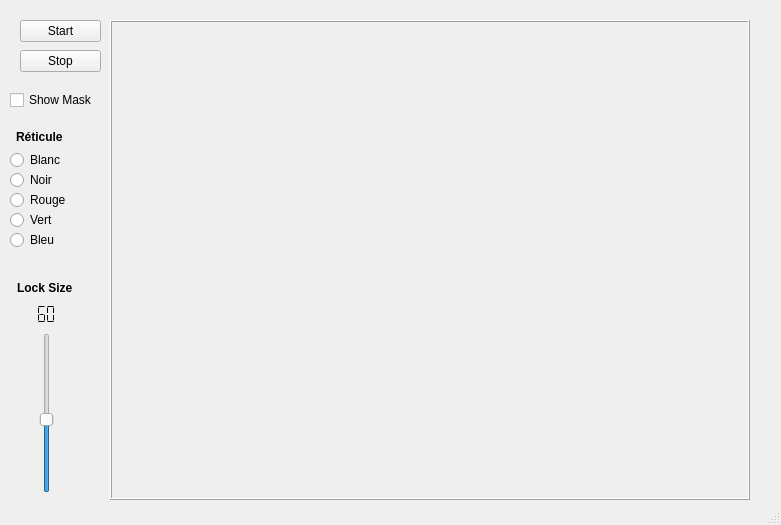
<?xml version="1.0" encoding="UTF-8"?>
<ui version="4.0">
 <class>MainWindow</class>
 <widget class="QMainWindow" name="MainWindow">
  <property name="geometry">
   <rect>
    <x>0</x>
    <y>0</y>
    <width>781</width>
    <height>525</height>
   </rect>
  </property>
  <property name="font">
   <font>
    <weight>50</weight>
    <bold>false</bold>
   </font>
  </property>
  <property name="windowTitle">
   <string>Tracker</string>
  </property>
  <widget class="QWidget" name="centralWidget">
   <widget class="QPushButton" name="pushButton">
    <property name="geometry">
     <rect>
      <x>20</x>
      <y>20</y>
      <width>81</width>
      <height>22</height>
     </rect>
    </property>
    <property name="text">
     <string>Start</string>
    </property>
   </widget>
   <widget class="QPushButton" name="pushButton_2">
    <property name="geometry">
     <rect>
      <x>20</x>
      <y>50</y>
      <width>81</width>
      <height>22</height>
     </rect>
    </property>
    <property name="text">
     <string>Stop</string>
    </property>
   </widget>
   <widget class="QLabel" name="label">
    <property name="enabled">
     <bool>true</bool>
    </property>
    <property name="geometry">
     <rect>
      <x>110</x>
      <y>20</y>
      <width>640</width>
      <height>480</height>
     </rect>
    </property>
    <property name="autoFillBackground">
     <bool>false</bool>
    </property>
    <property name="frameShape">
     <enum>QFrame::Box</enum>
    </property>
    <property name="frameShadow">
     <enum>QFrame::Raised</enum>
    </property>
    <property name="text">
     <string/>
    </property>
    <property name="scaledContents">
     <bool>true</bool>
    </property>
   </widget>
   <widget class="QCheckBox" name="checkBox">
    <property name="geometry">
     <rect>
      <x>10</x>
      <y>90</y>
      <width>91</width>
      <height>20</height>
     </rect>
    </property>
    <property name="text">
     <string>Show Mask</string>
    </property>
   </widget>
   <widget class="QRadioButton" name="radioNoir">
    <property name="geometry">
     <rect>
      <x>10</x>
      <y>170</y>
      <width>71</width>
      <height>20</height>
     </rect>
    </property>
    <property name="text">
     <string>Noir</string>
    </property>
   </widget>
   <widget class="QRadioButton" name="radioRouge">
    <property name="geometry">
     <rect>
      <x>10</x>
      <y>190</y>
      <width>71</width>
      <height>20</height>
     </rect>
    </property>
    <property name="text">
     <string>Rouge</string>
    </property>
   </widget>
   <widget class="QRadioButton" name="radioVert">
    <property name="geometry">
     <rect>
      <x>10</x>
      <y>210</y>
      <width>71</width>
      <height>20</height>
     </rect>
    </property>
    <property name="text">
     <string>Vert</string>
    </property>
   </widget>
   <widget class="QRadioButton" name="radioBleu">
    <property name="geometry">
     <rect>
      <x>10</x>
      <y>230</y>
      <width>71</width>
      <height>20</height>
     </rect>
    </property>
    <property name="text">
     <string>Bleu</string>
    </property>
   </widget>
   <widget class="QRadioButton" name="radioBlanc">
    <property name="geometry">
     <rect>
      <x>10</x>
      <y>150</y>
      <width>71</width>
      <height>20</height>
     </rect>
    </property>
    <property name="text">
     <string>Blanc</string>
    </property>
   </widget>
   <widget class="QLabel" name="label_2">
    <property name="geometry">
     <rect>
      <x>16</x>
      <y>130</y>
      <width>59</width>
      <height>14</height>
     </rect>
    </property>
    <property name="font">
     <font>
      <weight>75</weight>
      <bold>true</bold>
     </font>
    </property>
    <property name="text">
     <string>Réticule</string>
    </property>
   </widget>
   <widget class="QSlider" name="verticalSlider">
    <property name="geometry">
     <rect>
      <x>39</x>
      <y>333</y>
      <width>16</width>
      <height>160</height>
     </rect>
    </property>
    <property name="minimum">
     <number>10</number>
    </property>
    <property name="maximum">
     <number>120</number>
    </property>
    <property name="sliderPosition">
     <number>60</number>
    </property>
    <property name="orientation">
     <enum>Qt::Vertical</enum>
    </property>
   </widget>
   <widget class="QLCDNumber" name="lcdNumber">
    <property name="geometry">
     <rect>
      <x>22</x>
      <y>304</y>
      <width>41</width>
      <height>21</height>
     </rect>
    </property>
    <property name="font">
     <font>
      <weight>50</weight>
      <bold>false</bold>
     </font>
    </property>
    <property name="frameShape">
     <enum>QFrame::NoFrame</enum>
    </property>
    <property name="frameShadow">
     <enum>QFrame::Raised</enum>
    </property>
    <property name="digitCount">
     <number>3</number>
    </property>
    <property name="segmentStyle">
     <enum>QLCDNumber::Flat</enum>
    </property>
    <property name="intValue" stdset="0">
     <number>60</number>
    </property>
   </widget>
   <widget class="QLabel" name="label_3">
    <property name="geometry">
     <rect>
      <x>17</x>
      <y>280</y>
      <width>71</width>
      <height>16</height>
     </rect>
    </property>
    <property name="font">
     <font>
      <weight>75</weight>
      <bold>true</bold>
     </font>
    </property>
    <property name="text">
     <string>Lock Size</string>
    </property>
   </widget>
  </widget>
  <widget class="QStatusBar" name="statusBar"/>
 </widget>
 <layoutdefault spacing="6" margin="11"/>
 <resources/>
 <connections>
  <connection>
   <sender>verticalSlider</sender>
   <signal>sliderMoved(int)</signal>
   <receiver>lcdNumber</receiver>
   <slot>display(int)</slot>
   <hints>
    <hint type="sourcelabel">
     <x>818</x>
     <y>248</y>
    </hint>
    <hint type="destinationlabel">
     <x>820</x>
     <y>131</y>
    </hint>
   </hints>
  </connection>
 </connections>
</ui>
